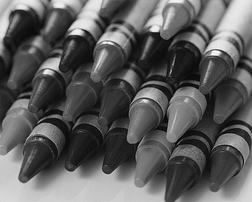
#> input picture MP0 - Demosaicing/images/crayons.bmp, 252 x 202 px, shrunk from 600 x 480 before the run; the run also reads 3 pictures not shown here
$ jupyter execute --allow-errors MP0.ipynb   (shell and % lines are left out)   (older library calls are emulated)
#> lines starting #> are read from the running program, lines starting #| are printed output that depends on the picture; long printed decimals are rounded
# MP0 : Image Demosaicing

Welcome to CS 543! This assignment is a warm-up assignment to get you back up working from the winter break! We will try to provide you an iPython Notebook (like this) for all the future assignments! The notebook will provide you some further instructions(implementation related mainly), in addition to the ones provided on class webpage.

### Import statements

The following cell is only for import statements. You can use any of the 3 : cv2, matplotlib or skimage for image i/o and other functions. We will provide you the names of the relevant functions for each module. __{For convenience provided at the end of the class assignment webpage}__

[cell 1]
import numpy as np
import cv2
import matplotlib.image as mpimg
import matplotlib.pyplot as plt
import scipy
import scipy.ndimage as sn
import scipy.signal as ss
import skimage

### Reading the Mosaic Image

[cell 2]
def read_image(IMG_NAME):
    # YOUR CODE HERE
#> called with IMG_NAME = 'images/crayons.bmp'
    img = cv2.imread(IMG_NAME, 1)
#> img is the input picture: shape (202, 252, 3); min 0, max 255, mean 92.4
    return img

[cell 3]
IMG_DIR = 'images/'
IMG_NAME = 'crayons.bmp'
mosaic_img = read_image(IMG_DIR+IMG_NAME)# YOUR CODE HERE
# print(mosaic_img[0, 0, 0])

[cell 4]
# For a sanity check, display your image here
cv2.imshow('image',mosaic_img)
cv2.waitKey(0)
cv2.destroyAllWindows()
plt.imshow(mosaic_img[:,:,::-1])
plt.title('test_crayons')
plt.show()

### Linear Interpolation

[cell 5]
### HINT : You might want to use filters

[cell 6]
### HINT : To use filters you might want to write your kernels
red_blue_kernel_4corner = np.array([[0.25, 0, 0.25], [0, 0, 0], [0.25, 0, 0.25]])
red_blue_kernel_ud = np.array([[0, 0.5, 0], [0, 0, 0], [0, 0.5, 0]])
red_blue_kernel_lr = np.array([[0, 0, 0], [0.5, 0, 0.5], [0, 0, 0]])

green_kenel = np.array([[0, 0.25, 0], [0.25, 0, 0.25], [0, 0.25, 0]])

[cell 7]
### HINT : For writing your kernels you might want to see the RGB Pattern provided on the website

[cell 8]
### HINT : To improve your kernels, you might want to use the squared difference
###        between your solution image and the original image

[cell 9]
def get_solution_image(mosaic_img):
    '''
    This function should return the soln image.
    Feel free to write helper functions in the above cells
    as well as change the parameters of this function.
    '''

    mosaic_shape = np.shape(mosaic_img)
#> mosaic_shape = (202, 252, 3)
    soln_image = np.zeros((mosaic_shape[0], mosaic_shape[1], 3))
    ### YOUR CODE HERE ###

    # Red
    red_layer_correct = np.zeros((mosaic_shape[0], mosaic_shape[1]))
    red_layer = mosaic_img[:, :, 2]

    red_layer_convolve_corner = np.zeros((mosaic_shape[0], mosaic_shape[1]))
    sn.convolve(red_layer, red_blue_kernel_4corner, red_layer_convolve_corner, mode='mirror')
    red_layer_correct[::2, ::2] += red_layer_convolve_corner[::2, ::2]

    red_layer_convolve_lr = np.zeros((mosaic_shape[0], mosaic_shape[1]))
    sn.convolve(red_layer, red_blue_kernel_lr, red_layer_convolve_lr, mode='mirror')
    red_layer_correct[1::2, ::2] += red_layer_convolve_lr[1::2, ::2]

    red_layer_convolve_ud = np.zeros((mosaic_shape[0], mosaic_shape[1]))
    sn.convolve(red_layer, red_blue_kernel_ud, red_layer_convolve_ud, mode='mirror')
    red_layer_correct[::2, 1::2] += red_layer_convolve_ud[::2, 1::2]

    red_layer_correct[1::2, 1::2] += red_layer[1::2, 1::2]

    # Green
    green_layer_correct = np.zeros((mosaic_shape[0], mosaic_shape[1]))
    green_layer = mosaic_img[:, :, 1]

    green_layer_convolve = np.zeros((mosaic_shape[0], mosaic_shape[1]))
    sn.convolve(green_layer, green_kenel, green_layer_convolve, mode='mirror')
    green_layer_correct[::2, ::2] += green_layer_convolve[::2, ::2]
    green_layer_correct[1::2, 1::2] += green_layer_convolve[1::2, 1::2]
    green_layer_correct[::2, 1::2] += green_layer[::2, 1::2]
    green_layer_correct[1::2, ::2] += green_layer[1::2, ::2]


    # Blue
    blue_layer_correct = np.zeros((mosaic_shape[0], mosaic_shape[1]))
    blue_layer = mosaic_img[:, :, 0]

    blue_layer_convolve_corner = np.zeros((mosaic_shape[0], mosaic_shape[1]))
    sn.convolve(blue_layer, red_blue_kernel_4corner, blue_layer_convolve_corner, mode='mirror')
    blue_layer_correct[1::2, 1::2] += blue_layer_convolve_corner[1::2, 1::2]

    blue_layer_convolve_lr = np.zeros((mosaic_shape[0], mosaic_shape[1]))
    sn.convolve(blue_layer, red_blue_kernel_lr, blue_layer_convolve_lr, mode='mirror')
    blue_layer_correct[::2, 1::2] += blue_layer_convolve_lr[::2, 1::2]

    blue_layer_convolve_ud = np.zeros((mosaic_shape[0], mosaic_shape[1]))
    sn.convolve(blue_layer, red_blue_kernel_ud, blue_layer_convolve_ud, mode='mirror')
    blue_layer_correct[1::2, ::2] += blue_layer_convolve_ud[1::2, ::2]

    blue_layer_correct[::2, ::2] += blue_layer[::2, ::2]

    blue_layer_correct_int = blue_layer_correct.astype(np.uint8)
    green_layer_correct_int = green_layer_correct.astype(np.uint8)
    red_layer_correct_int = red_layer_correct.astype(np.uint8)

    soln_image[:, :, 2] += blue_layer_correct_int
    soln_image[:, :, 1] += green_layer_correct_int
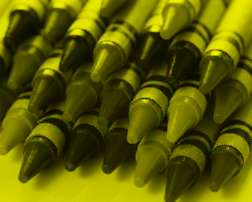
#> soln_image: shape (202, 252, 3) float64; mean of channels 0, 1, 2 0, 92.2, 92.2; drawn as B, G, R
    soln_image[:, :, 0] += red_layer_correct_int

    soln_image = soln_image.astype(np.uint8)
#> call 3 of read_image, with IMG_NAME = 'images/crayons.jpg'
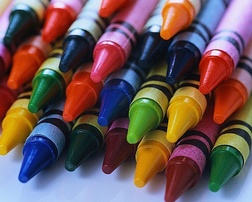
#> input picture MP0 - Demosaicing/images/crayons.jpg, 252 x 202 px, shrunk from 600 x 480 before the run
#> in read_image, img is the input picture: shape (202, 252, 3); mean B, G, R 87.5, 86.5, 109.2
    return soln_image

# [9 lines of commented-out code are left out]

[cell 10]
def compute_errors(soln_image, original_image):
    '''
    Compute the Average and Maximum per-pixel error
    for the image.

    Also generate the map of pixel differences
    to visualize where the mistakes are made
    '''

    original_image_float = original_image.astype(np.int16)
    soln_image_float = soln_image.astype(np.int16)

    origin_red_channel = original_image_float[:, :, 0]
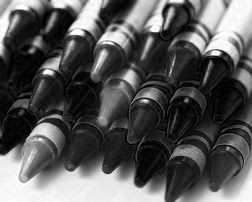
#> origin_red_channel: shape (202, 252) int16; min 0, max 255, mean 87.5
    soln_red_channel = soln_image_float[:, :, 0]

    origin_green_channel = original_image_float[:, :, 1]
    soln_green_channel = soln_image_float[:, :, 1]

    origin_blue_channel = original_image_float[:, :, 2]
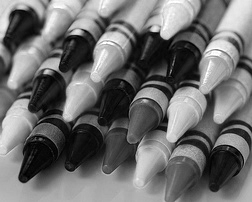
#> origin_blue_channel: shape (202, 252) int16; min 0, max 255, mean 109.2
    soln_blue_channel = soln_image_float[:, :, 2]

    ssd_red = (origin_red_channel - soln_red_channel) * (origin_red_channel - soln_red_channel)
    ssd_green =  (origin_green_channel - soln_green_channel) * (origin_green_channel - soln_green_channel)
    ssd_blue =  (origin_blue_channel - soln_blue_channel) * (origin_blue_channel - soln_blue_channel)

    ssd = ssd_red + ssd_green + ssd_blue
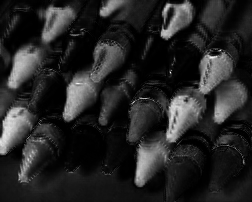
#> ssd: shape (202, 252) int16; min 0, max 30186, mean 4634.4; drawn with min black and max white


    error_map = np.zeros((np.shape(original_image)[0], np.shape(original_image)[1]))
    error_map = ssd.astype(np.uint8)
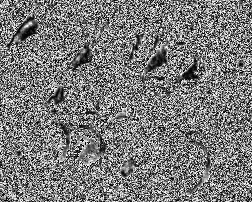
#> error_map: shape (202, 252); min 0, max 254, mean 123.1


    pp_err = np.mean(ssd)
#> pp_err = 4634.4
    max_err = np.amax(ssd)
#> max_err = 30186
    return pp_err, max_err, error_map

# [5 lines of commented-out code are left out]

We provide you with 3 images to test if your solution works. Once it works, you should generate the solution for test image provided to you.

[cell 11]
mosaic_img = read_image(IMG_DIR + 'crayons.bmp')
soln_image = get_solution_image(mosaic_img)
original_image = read_image(IMG_DIR +'crayons.jpg')
# For sanity check display your solution image here
### YOUR CODE
cv2.imshow('original',original_image)
cv2.imshow('solution', soln_image)
cv2.waitKey(0)
cv2.destroyAllWindows()
cv2.imwrite('images/crayons_solution.jpg', soln_image)

plt.imshow(soln_image[:,:,::-1])
plt.title('crayons')
plt.show()

[cell 12]
pp_err, max_err, error_map = compute_errors(soln_image, original_image)
#> pp_err = 4634.4; max_err = 30186
print("The average per-pixel error for crayons is: "+str(pp_err))
#| The average per-pixel error for crayons is: 4634.365
print("The maximum per-pixel error for crayons is: "+str(max_err))
#| The maximum per-pixel error for crayons is: 30186

cv2.imshow('error_map', error_map)
cv2.waitKey(0)
cv2.destroyAllWindows()
cv2.imwrite('images/crayons_error_map.jpg', error_map)
#> Out = True

[cell 13]
mosaic_img = read_image(IMG_DIR + 'iceberg.bmp')
#> call 4 of read_image, with IMG_NAME = 'images/iceberg.bmp'
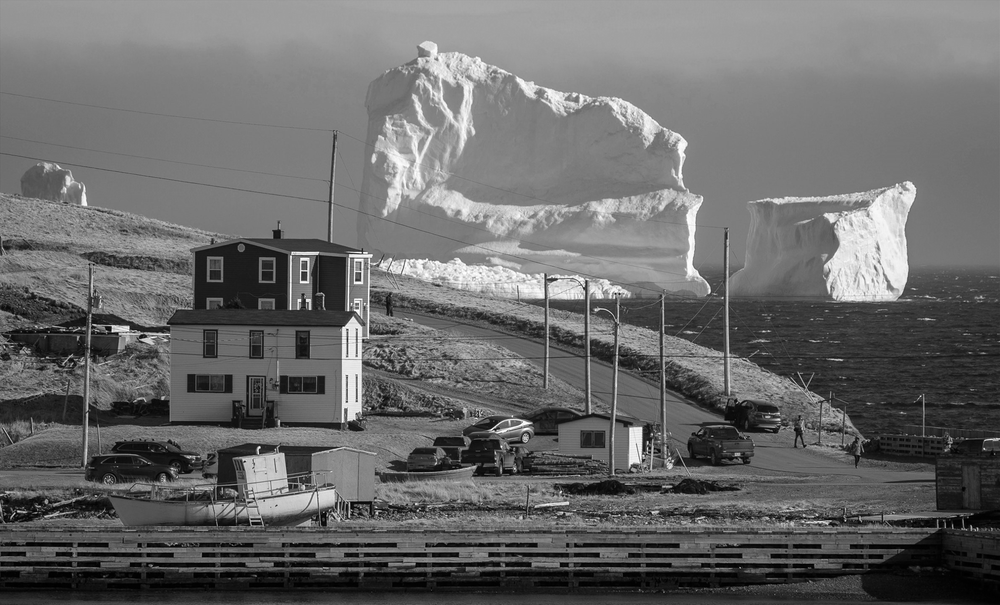
#> input picture MP0 - Demosaicing/images/iceberg.bmp, 1000 x 605 px, shrunk from 2382 x 1440 before the run
#> in read_image, img is the input picture: shape (605, 1000, 3); min 0, max 255, mean 105.8
soln_image = get_solution_image(mosaic_img)
#> in get_solution_image (call 2), `red_layer_correct[::2, ::2] += red_layer_convolve_corner[::2, ::2]`:
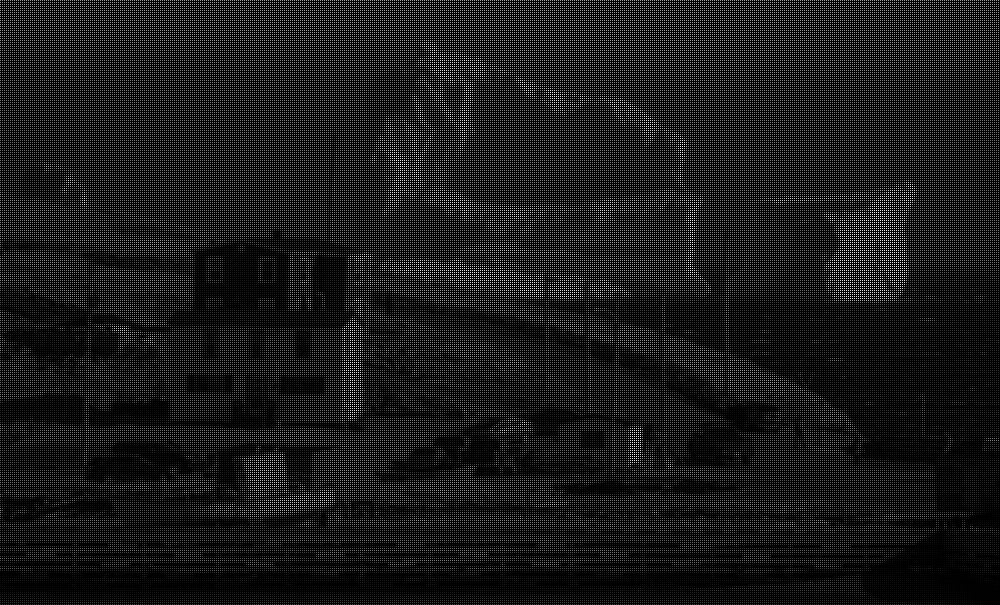
#> red_layer_correct: shape (605, 1000) float64; min 0, max 250.8, mean 26.5
#> in get_solution_image (call 2), `green_layer_correct[::2, 1::2] += green_layer[::2, 1::2]`:
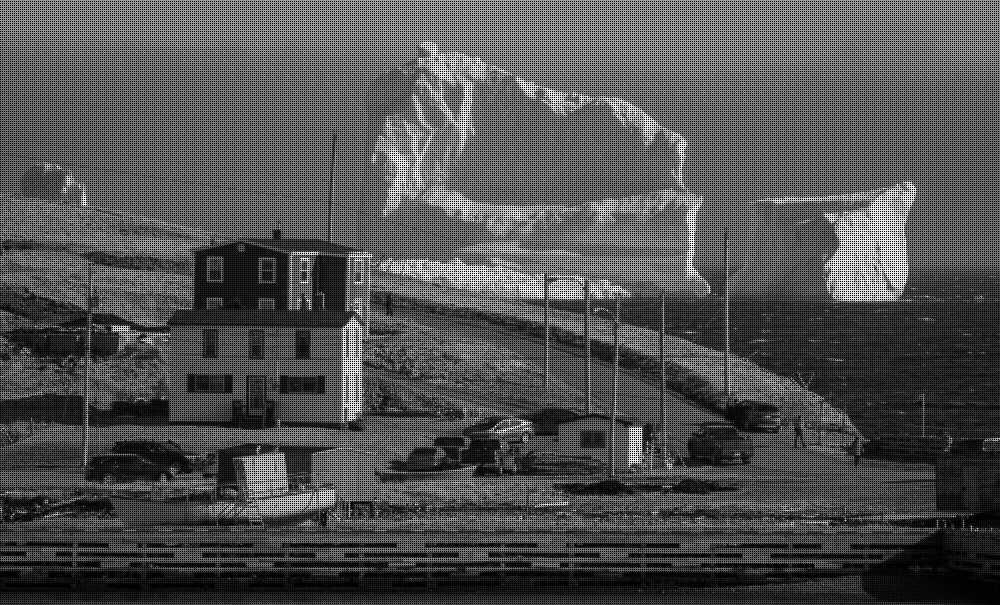
#> green_layer_correct: shape (605, 1000) float64; min 0, max 255, mean 79.4
#> in get_solution_image (call 2), `blue_layer_correct[::2, 1::2] += blue_layer_convolve_lr[::2, 1::2]`:
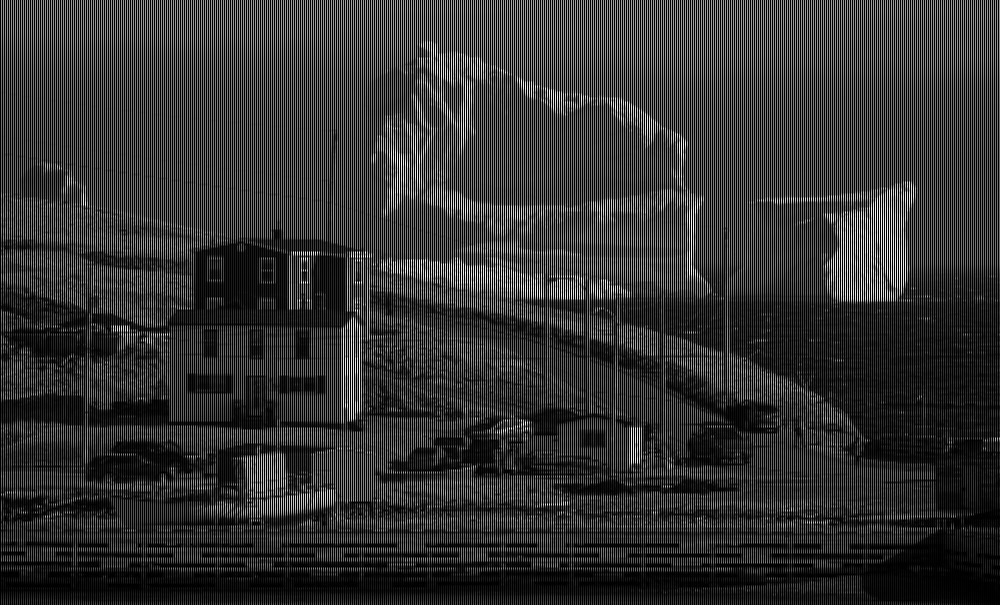
#> blue_layer_correct: shape (605, 1000) float64; min 0, max 255, mean 52.9
original_image = read_image(IMG_DIR + 'iceberg.jpg')
# For sanity check display your solution image here
### YOUR CODE
cv2.imshow('original',original_image)
cv2.imshow('solution', soln_image)
cv2.waitKey(0)
cv2.destroyAllWindows()
cv2.imwrite('images/iceburg_solution.jpg', soln_image)

plt.imshow(soln_image[:,:,::-1])
plt.title('iceburg_solution')
plt.show()

[cell 14]
pp_err, max_err, error_map = compute_errors(soln_image, original_image)
#> pp_err = 2042.4; max_err = 31425
print("The average per-pixel error for iceberg is: "+str(pp_err))
#| The average per-pixel error for iceberg is: 2042.359
print("The maximum per-pixel error for iceberg is: "+str(max_err))
#| The maximum per-pixel error for iceberg is: 31425

cv2.imshow('error_map', error_map)
cv2.waitKey(0)
cv2.destroyAllWindows()
cv2.imwrite('images/iceburg_error_map.jpg', error_map)
#> Out = True

[cell 15]
mosaic_img = read_image(IMG_DIR + 'tony.bmp')
soln_image = get_solution_image(mosaic_img)
original_image = read_image(IMG_DIR + 'tony.jpg')
# For sanity check display your solution image here
### YOUR CODE
cv2.imshow('original',original_image)
cv2.imshow('solution', soln_image)
cv2.waitKey(0)
cv2.destroyAllWindows()
cv2.imwrite('images/tony_solution.jpg', soln_image)

plt.imshow(soln_image[:,:,::-1])
plt.title('tony_solution')
plt.show()

[cell 16]
pp_err, max_err, error_map = compute_errors(soln_image, original_image)
#> pp_err = 603.8; max_err = 23514
print("The average per-pixel error for tony is: "+str(pp_err))
#| The average per-pixel error for tony is: 603.829
print("The maximum per-pixel error for tony is: "+str(max_err))
#| The maximum per-pixel error for tony is: 23514

cv2.imshow('error_map', error_map)
cv2.waitKey(0)
cv2.destroyAllWindows()
cv2.imwrite('images/tony_error_map.jpg', error_map)
#> Out = True

[cell 17]
mosaic_img = read_image(IMG_DIR + 'hope.bmp')
#> (the rest of this cell did not finish here and is left out)

### Freeman's Method

For details of the freeman's method refer to the class assignment webpage.

__MAKE SURE YOU FINISH LINEAR INTERPOLATION BEFORE STARTING THIS PART!!!__

[cell 18]
def get_freeman_solution_image(mosaic_img):
    '''
    This function should return the freeman soln image.
    Feel free to write helper functions in the above cells
    as well as change the parameters of this function.

    HINT : Use the above get_solution_image function.
    '''
    ### YOUR CODE HERE ###
    mosaic_shape = np.shape(mosaic_img)
#> mosaic_shape = (202, 252, 3)
    freeman_soln_image = np.zeros((mosaic_shape[0], mosaic_shape[1], 3))

    linear_interpolation_img = get_solution_image(mosaic_img)
    linear_interpolation_img_float =  linear_interpolation_img.astype(np.float)

    red_linear_img = linear_interpolation_img_float[:, :, 0]
    green_linear_img = linear_interpolation_img_float[:, :, 1]
    blue_linear_img = linear_interpolation_img_float[:, :, 2]

    R_G_difference =  red_linear_img - green_linear_img
    B_G_difference = blue_linear_img - green_linear_img

    new_R = ss.medfilt2d(R_G_difference) + green_linear_img
    new_B = ss.medfilt2d(B_G_difference) + green_linear_img


    freeman_soln_image[:, :, 0] = new_R
    freeman_soln_image[:, :, 1] = green_linear_img
    freeman_soln_image[:, :, 2] = new_B

    np.clip(freeman_soln_image, 0, 255, out=freeman_soln_image)

    freeman_soln_image = freeman_soln_image.astype(np.uint8)
    return freeman_soln_image

[cell 19]
### Feel free to play around with other images for Freeman's method above ###
mosaic_img = read_image(IMG_DIR + 'crayons.bmp')
soln_image = get_freeman_solution_image(mosaic_img)
original_image = read_image(IMG_DIR + 'crayons.jpg')
# For sanity check display your solution image here
### YOUR CODE
cv2.imshow('original', original_image)
cv2.imshow('solution', soln_image)
cv2.waitKey(0)
cv2.destroyAllWindows()
cv2.imwrite('images/crayons_freeman_solution.jpg', soln_image)

plt.imshow(soln_image[:,:,::-1])
plt.title('crayon_freeman_solution')
plt.show()

pp_err, max_err, error_map = compute_errors(soln_image, original_image)
#> pp_err = 4576.3; max_err = 29745
print("The average per-pixel error for crayons is: "+str(pp_err))
#| The average per-pixel error for crayons is: 4576.331
print("The maximum per-pixel error for crayons is: "+str(max_err))
#| The maximum per-pixel error for crayons is: 29745

cv2.imshow('error_map', error_map)
cv2.waitKey(0)
cv2.destroyAllWindows()
cv2.imwrite('images/crayons_freeman_error_map.jpg', error_map)
#> Out = True

[cell 20]
mosaic_img = read_image(IMG_DIR + 'tony.bmp')
soln_image = get_freeman_solution_image(mosaic_img)
original_image = read_image(IMG_DIR + 'tony.jpg')
# For sanity check display your solution image here
### YOUR CODE
cv2.imshow('original', original_image)
cv2.imshow('solution', soln_image)
cv2.waitKey(0)
cv2.destroyAllWindows()
cv2.imwrite('images/tony_freeman_solution.jpg', soln_image)

plt.imshow(soln_image[:,:,::-1])
plt.title('tony_freeman_solution')
plt.show()

[cell 21]
pp_err, max_err, error_map = compute_errors(soln_image, original_image)
#> pp_err = 561.6; max_err = 23925
print("The average per-pixel error for tony is: "+str(pp_err))
#| The average per-pixel error for tony is: 561.575
print("The maximum per-pixel error for tony is: "+str(max_err))
#| The maximum per-pixel error for tony is: 23925

cv2.imshow('error_map', error_map)
cv2.waitKey(0)
cv2.destroyAllWindows()
cv2.imwrite('images/tony_freeman_error_map.jpg', error_map)
#> Out = True

[cell 22]
### Feel free to play around with other images for Freeman's method above ###
mosaic_img = read_image(IMG_DIR + 'iceberg.bmp')
soln_image = get_freeman_solution_image(mosaic_img)
original_image = read_image(IMG_DIR + 'iceberg.jpg')
# For sanity check display your solution image here
### YOUR CODE
cv2.imshow('original', original_image)
cv2.imshow('solution', soln_image)
cv2.waitKey(0)
cv2.destroyAllWindows()
cv2.imwrite('images/iceburg_freeman_solution.jpg', soln_image)

plt.imshow(soln_image[:,:,::-1])
plt.title('iceburg_freeman_solution')
plt.show()

pp_err, max_err, error_map = compute_errors(soln_image, original_image)
#> pp_err = 1931.1; max_err = 32576
print("The average per-pixel error for iceberg is: "+str(pp_err))
#| The average per-pixel error for iceberg is: 1931.117
print("The maximum per-pixel error for iceberg is: "+str(max_err))
#| The maximum per-pixel error for iceberg is: 32576

cv2.imshow('error_map', error_map)
cv2.waitKey(0)
cv2.destroyAllWindows()
cv2.imwrite('images/iceburg_freeman_error_map.jpg', error_map)
#> Out = True

[cell 23]
mosaic_img = read_image(IMG_DIR + 'hope.bmp')
#> (the rest of this cell did not finish here and is left out)

### Mosaicing an Image

Now lets take a step backwards and mosaic an image.

[cell 24]
def get_mosaic_image(original_image):
    '''
    Generate the mosaic image using the Bayer Pattern.
    '''
    original_shape = np.shape(original_image)
#> original_shape = (336, 504, 3)
    mosaic_img = np.zeros((original_shape[0], original_shape[1], 3))

    # red
    mosaic_img[1::2, 1::2, 0] = original_image[1::2, 1::2, 0]
    mosaic_img[1::2, 1::2, 1] = original_image[1::2, 1::2, 0]
    mosaic_img[1::2, 1::2, 2] = original_image[1::2, 1::2, 0]
    #green
    mosaic_img[::2, 1::2, 0] = original_image[::2, 1::2, 1]
    mosaic_img[::2, 1::2, 1] = original_image[::2, 1::2, 1]
    mosaic_img[::2, 1::2, 2] = original_image[::2, 1::2, 1]

    mosaic_img[1::2, ::2, 0] = original_image[1::2, ::2, 1]
    mosaic_img[1::2, ::2, 1] = original_image[1::2, ::2, 1]
    mosaic_img[1::2, ::2, 2] = original_image[1::2, ::2, 1]
    #blue
    mosaic_img[::2, ::2, 0] = original_image[::2, ::2, 2]
    mosaic_img[::2, ::2, 1] = original_image[::2, ::2, 2]
    mosaic_img[::2, ::2, 2] = original_image[::2, ::2, 2]

    mosaic_img_correct = mosaic_img.astype(np.uint8)

    return mosaic_img_correct

[cell 25]
### YOU CAN USE ANY OF THE PROVIDED IMAGES TO CHECK YOUR get_mosaic_function
original_image = read_image(IMG_DIR + 'tony.jpg')
mosaic_img = get_mosaic_image(original_image)
soln_image = get_solution_image(mosaic_img)

# For sanity check display your solution image here
### YOUR CODE
cv2.imshow('original', original_image)
cv2.imshow('mosaic', mosaic_img)
cv2.imshow('solution', soln_image)
cv2.waitKey(0)
cv2.destroyAllWindows()

plt.imshow(original_image[:,:,::-1])
plt.title('tony_original')
plt.show()
plt.imshow(mosaic_img[:,:,::-1])
plt.title('tony_mosaic')
plt.show()
plt.imshow(soln_image[:,:,::-1])
plt.title('tony_solution')
plt.show()

pp_err, max_err, error_map = compute_errors(soln_image, original_image)
#> pp_err = 123.3; max_err = 19493
print("The average per-pixel error for tony is: "+str(pp_err))
#| The average per-pixel error for tony is: 123.258
print("The maximum per-pixel error for tony is: "+str(max_err))
#| The maximum per-pixel error for tony is: 19493
